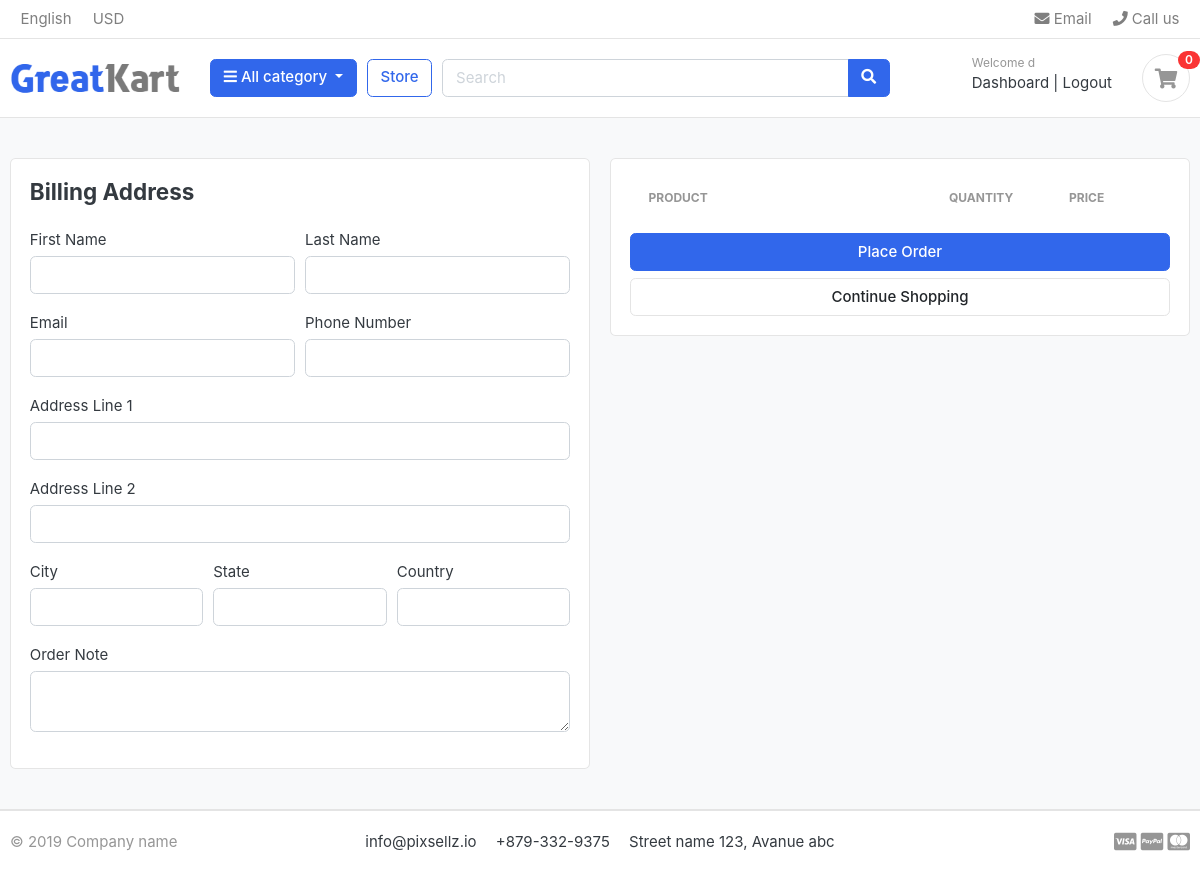
Before: /cart/checkout/ (signed in) with the older database file.
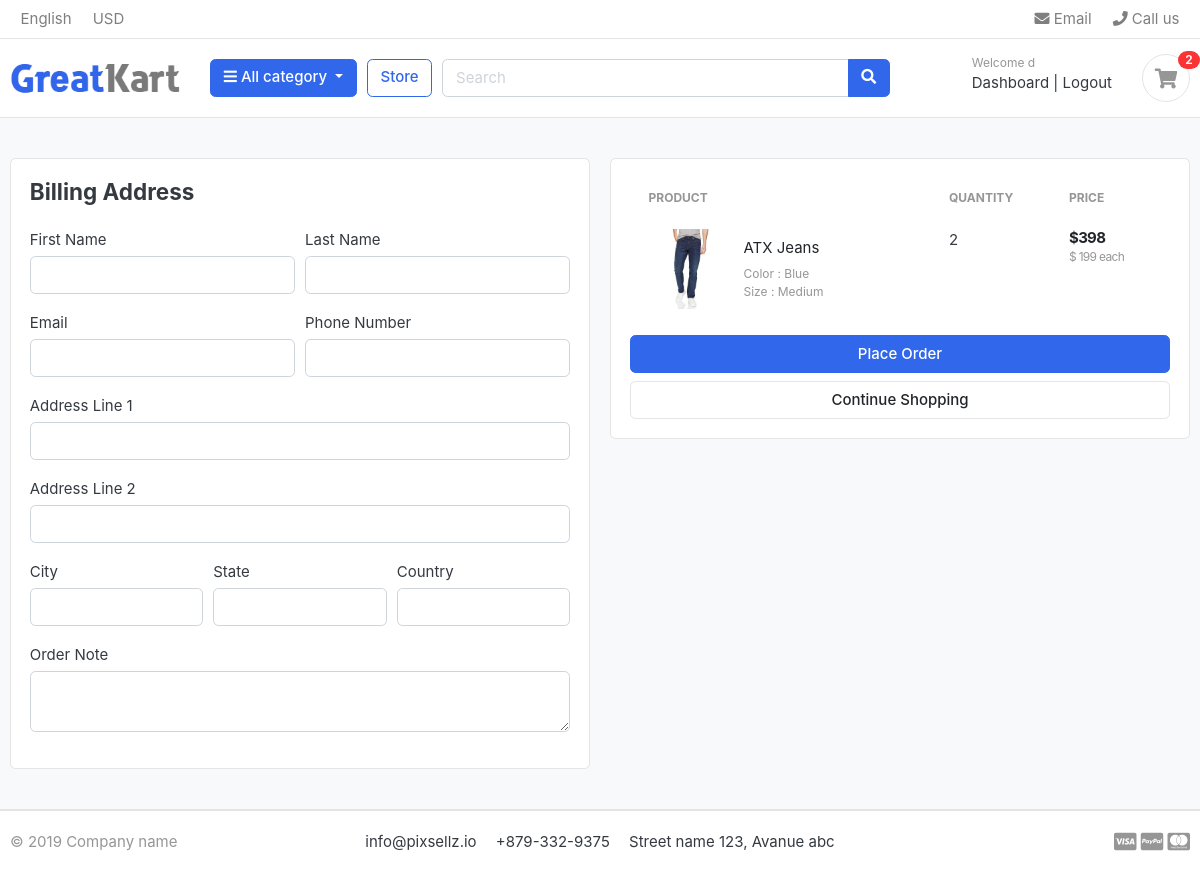
After: the same page with the newer database file.
### carts/models.py (models this page shows, shortened)
class CartItem(models.Model):
    user = models.ForeignKey(Account,on_delete=models.CASCADE,null=True,blank=True)
    product = models.ForeignKey(Product, on_delete=models.CASCADE)
    variations = models.ManyToManyField(Variation, blank=True)
    cart = models.ForeignKey(Cart,on_delete=models.CASCADE)
    quantity = models.IntegerField()
    is_active = models.BooleanField(default=True)
    def sub_total(self):
        return self.product.price * self.quantity

### store/models.py (models this page shows, shortened)
class Product(models.Model):
    product_name = models.CharField(max_length=200,unique=True)
    slug = models.SlugField(max_length=200, unique=True)
    description = models.TextField(max_length=500, blank=True)
    price = models.IntegerField()
    image = models.ImageField(upload_to='photos/products')
    stock = models.IntegerField()
    is_available = models.BooleanField(default=True)
    category = models.ForeignKey(Category,on_delete=models.CASCADE)
    created_date = models.DateTimeField(auto_now_add=True)
    modified_date = models.DateTimeField(auto_now=True)
    def get_url(self):
        return reverse('product_detail',args=[self.category.slug,self.slug])

class Variation(models.Model):
    product = models.ForeignKey(Product, on_delete=models.CASCADE)
    variation_category = models.CharField(max_length=100, choices=variation_category_choice)
    variation_value = models.CharField(max_length=100)
    is_active = models.BooleanField(default=True) #for change in variation in sixe and color
    created_date = models.DateTimeField(auto_now=True)
    objects = VariationManager()

### carts/views.py (the view)
# urls.py: path('checkout/',views.checkout,name='checkout'),
@login_required(login_url='login')
def checkout(request,total=0,quantity=0,cart_items=None):
    try:
        tax = 0
        grand_total = 0
        if request.user.is_authenticated:
            cart_items = CartItem.objects.filter(user=request.user,is_active=True)
        else:
            carts = Cart.objects.get(cart_id=_cart_id(request))
            cart_items = CartItem.objects.filter(cart=carts,is_active=True)
        for cart_item in cart_items:
            total += (cart_item.product.price * cart_item.quantity)
            quantity += cart_item.quantity
        tax = (2*total)/100
        grand_total = total + tax
    except ObjectDoesNotExist:
        pass    #just ignore
    context = {
        'total':total,
        'quantity':quantity,
        'cart_items':cart_items,
        'tax':tax,
        'grand_total':grand_total
    }
    return render(request,'store/checkout.html',context)

### carts/context_processors.py (called while the page is built)
def counter(request):
    cart_count = 0
    if 'admin' in request.path:
        return{}
    else:
        try:
            cart = Cart.objects.filter(cart_id=_cart_id(request))
            if request.user.is_authenticated:
               cart_items = CartItem.objects.all().filter(user = request.user)
            else:
                cart_items = CartItem.objects.all().filter(cart=cart[:1])
            for cart_item in cart_items:
                cart_count += cart_item.quantity
        except cart.DoesNotExist:
            cart_count = 0
    return dict(cart_count = cart_count)

### carts/views.py (called while the page is built)
def _cart_id(request):
    cart = request.session.session_key
    if not cart:
        cart = request.session.create()
    return cart

### category/context_processors.py (called while the page is built)
def menu_links(request):
    links = Category.objects.all()
    return dict(links=links)

### category/models.py (called while the page is built)
    def get_url(self):
        return reverse('products_by_category',args=[self.slug])

### templates/store/checkout.html (shortened to what the changed rows need)
{% extends 'base.html' %}
{% load static %}
{% block content %}
<section class="section-content padding-y bg">
    <div class="container">
    <div class="row">
        <aside class="col-lg-6">
            <div class="card">
            <div class="card-body">
                <table class="table table-borderless table-shopping-cart">
                    <thead class="text-muted">
                    <tr class="small text-uppercase">
                      <th scope="col">Product</th>
                      <th scope="col" width="120">Quantity</th>
                      <th scope="col" width="120">Price</th>
                    </tr>
                    </thead>
                    <tbody>
                    {% for cart_item in cart_items %}
                    <tr>
                        <td>
                            <figure class="itemside align-items-center">
                                <div class="aside"><img src="{{ cart_item.product.image.url }}" class="img-sm"></div>
                                <figcaption class="info">
                                    <a href="{{ cart_item.product.get_url }}" class="title text-dark">{{cart_item.product.product_name}}</a>
                                    <p class="text-muted small">
                                        {% if cart_item.variations.all %}
                                            {% for item in cart_item.variations.all %}
                                                {{ item.variation_category | capfirst }} : {{ item.variation_value | capfirst }} <br>
                                            {% endfor %}
                                        {% endif%}
                                    </p>
                                </figcaption>
                            </figure>
                        </td>
                        <td>
                                <label for="">{{cart_item.quantity}}</label>
                        </td>
                        <td>
                            <div class="price-wrap">
                                <var class="price">${{ cart_item.sub_total }}</var>
                                <small class="text-muted"> $ {{ cart_item.product.price }} each </small>
                            </div>
                        </td>
                    </tr>
                    {%endfor%}
                    </tbody>
                    </table>
            </div>
            </div>
    </aside>
    </div>
    </div>
    </section>
{% endblock %}

### templates/includes/navbar.html (shortened to what this page needs)
{% load static%}
<header class="section-header">
    <nav class="navbar p-md-0 navbar-expand-sm navbar-light border-bottom">
    <div class="container">
      <div class="collapse navbar-collapse" id="navbarTop4">
        <ul class="navbar-nav mr-auto">
            <li class="nav-item dropdown">
                 <a href="#" class="nav-link">   English </a>
            </li>
            <li class="nav-item dropdown">
                <a href="#" class="nav-link"> USD </a>
            </li>
        </ul>
        <ul class="navbar-nav">
            <li><a href="#" class="nav-link"> <i class="fa fa-envelope"></i> Email </a></li>
            <li><a href="#" class="nav-link"> <i class="fa fa-phone"></i> Call us </a></li>
        </ul>
      </div>
    </div>
    </nav>
    <section class="header-main border-bottom">
        <div class="container">
    <div class="row align-items-center">
        <div class="col-lg-2 col-md-3 col-6">
            <a href="{% url 'home' %}" class="brand-wrap">
                <img class="logo" src="{% static './images/logo.png'%}">
            </a>
        </div>
        <div class="col-lg col-sm col-md col-6 flex-grow-0">
            <div class="category-wrap dropdown d-inline-block float-right">
                <button type="button" class="btn btn-primary dropdown-toggle" data-toggle="dropdown">
                    <i class="fa fa-bars"></i> All category
                </button>
            </div>
        </div>
        <a href="{% url 'store' %}" class="btn btn-outline-primary">Store</a>
        <div class="col-lg  col-md-6 col-sm-12 col">
            <form action="{% url 'search' %}" class="search" method='GET'>
                <div class="input-group w-100">
                    <input type="text" class="form-control" style="width:60%;" placeholder="Search" name="keyword">
                    <div class="input-group-append">
                      <button class="btn btn-primary" type="submit">
                        <i class="fa fa-search"></i>
                      </button>
                    </div>
                </div>
            </form>
        </div>
        <div class="col-lg-3 col-sm-6 col-8 order-2 order-lg-3">
                    <div class="d-flex justify-content-end mb-3 mb-lg-0">
                        {% if user.id is None%}
                        <div class="widget-header">
                            <small class="title text-muted">Welcome guest!</small>
                            <div>
                                <a href="{% url 'login' %}">Sign in</a> <span class="dark-transp"> | </span>
                                <a href="{% url 'register' %}"> Register</a>
                            </div>
                        </div>
                        {%else%}
                        <div class="widget-header">
                            <small class="title text-muted">Welcome {{user.first_name}}</small>
                            <div>
                                <a href="{% url 'dashboard' %}">Dashboard</a> <span class="dark-transp"> | </span>
                                <a href="{% url 'logout' %}">Logout</a>
                            </div>
                        </div>
                        {%endif%}
                        <a href="{% url 'cart'%}" class="widget-header pl-3 ml-3">
                            <div class="icon icon-sm rounded-circle border"><i class="fa fa-shopping-cart"></i></div>
                            <span class="badge badge-pill badge-danger notify">{{cart_count}}</span>
                        </a>
                    </div>
                </div>
    </div>
        </div>
    </section>
    </header>

Changed rows visible on the page:
added CartItem: product.image (picture), product.product_name "ATX Jeans", quantity "2", sub_total "398", product.price "199"
now on this page (row unchanged): Variation: variation_category "Color", variation_value "Blue"
now on this page (row unchanged): Variation: variation_category "Size", variation_value "Medium"
Other visible differences:
{{ cart_count }}: "0" → "2"
